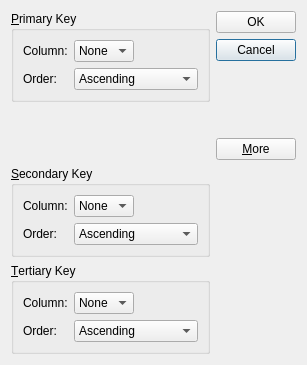
<?xml version="1.0" encoding="UTF-8"?>
<ui version="4.0">
 <class>SortDialog</class>
 <widget class="QDialog" name="SortDialog">
  <property name="geometry">
   <rect>
    <x>0</x>
    <y>0</y>
    <width>307</width>
    <height>365</height>
   </rect>
  </property>
  <property name="windowTitle">
   <string>Sort</string>
  </property>
  <layout class="QGridLayout" name="gridLayout_4">
   <item row="0" column="0">
    <widget class="QGroupBox" name="primaryGroupBox">
     <property name="title">
      <string>&amp;Primary Key</string>
     </property>
     <layout class="QGridLayout" name="gridLayout">
      <item row="0" column="0">
       <widget class="QLabel" name="label">
        <property name="text">
         <string>Column:</string>
        </property>
       </widget>
      </item>
      <item row="0" column="1">
       <widget class="QComboBox" name="primaryColumnCombo">
        <item>
         <property name="text">
          <string>None</string>
         </property>
        </item>
       </widget>
      </item>
      <item row="0" column="2">
       <spacer name="horizontalSpacer">
        <property name="orientation">
         <enum>Qt::Horizontal</enum>
        </property>
        <property name="sizeHint" stdset="0">
         <size>
          <width>79</width>
          <height>20</height>
         </size>
        </property>
       </spacer>
      </item>
      <item row="1" column="0">
       <widget class="QLabel" name="label_2">
        <property name="text">
         <string>Order:</string>
        </property>
       </widget>
      </item>
      <item row="1" column="1" colspan="2">
       <widget class="QComboBox" name="primaryOrderCombo">
        <item>
         <property name="text">
          <string>Ascending</string>
         </property>
        </item>
        <item>
         <property name="text">
          <string>Descending</string>
         </property>
        </item>
       </widget>
      </item>
     </layout>
    </widget>
   </item>
   <item row="0" column="1" rowspan="2">
    <layout class="QVBoxLayout" name="verticalLayout">
     <item>
      <widget class="QPushButton" name="okButton">
       <property name="text">
        <string>OK</string>
       </property>
       <property name="default">
        <bool>true</bool>
       </property>
      </widget>
     </item>
     <item>
      <widget class="QPushButton" name="cancelButton">
       <property name="text">
        <string>Cancel</string>
       </property>
       <property name="default">
        <bool>true</bool>
       </property>
      </widget>
     </item>
     <item>
      <spacer name="verticalSpacer_2">
       <property name="orientation">
        <enum>Qt::Vertical</enum>
       </property>
       <property name="sizeHint" stdset="0">
        <size>
         <width>20</width>
         <height>0</height>
        </size>
       </property>
      </spacer>
     </item>
     <item>
      <widget class="QPushButton" name="moreButton">
       <property name="text">
        <string>&amp;More</string>
       </property>
       <property name="checkable">
        <bool>true</bool>
       </property>
      </widget>
     </item>
    </layout>
   </item>
   <item row="1" column="0">
    <spacer name="verticalSpacer">
     <property name="orientation">
      <enum>Qt::Vertical</enum>
     </property>
     <property name="sizeHint" stdset="0">
      <size>
       <width>20</width>
       <height>89</height>
      </size>
     </property>
    </spacer>
   </item>
   <item row="2" column="0">
    <widget class="QGroupBox" name="secondaryGroupBox">
     <property name="title">
      <string>&amp;Secondary Key</string>
     </property>
     <layout class="QGridLayout" name="gridLayout_2">
      <item row="0" column="0">
       <widget class="QLabel" name="label_3">
        <property name="text">
         <string>Column:</string>
        </property>
       </widget>
      </item>
      <item row="0" column="1">
       <widget class="QComboBox" name="secondaryColumnCombo">
        <item>
         <property name="text">
          <string>None</string>
         </property>
        </item>
       </widget>
      </item>
      <item row="0" column="2">
       <spacer name="horizontalSpacer_2">
        <property name="orientation">
         <enum>Qt::Horizontal</enum>
        </property>
        <property name="sizeHint" stdset="0">
         <size>
          <width>40</width>
          <height>20</height>
         </size>
        </property>
       </spacer>
      </item>
      <item row="1" column="0">
       <widget class="QLabel" name="label_4">
        <property name="text">
         <string>Order:</string>
        </property>
       </widget>
      </item>
      <item row="1" column="1" colspan="2">
       <widget class="QComboBox" name="secondaryOrderCombo">
        <item>
         <property name="text">
          <string>Ascending</string>
         </property>
        </item>
        <item>
         <property name="text">
          <string>Descending</string>
         </property>
        </item>
       </widget>
      </item>
     </layout>
    </widget>
   </item>
   <item row="3" column="0">
    <widget class="QGroupBox" name="tertiaryGroupBox">
     <property name="title">
      <string>&amp;Tertiary Key</string>
     </property>
     <layout class="QGridLayout" name="gridLayout_3">
      <item row="0" column="0">
       <widget class="QLabel" name="label_5">
        <property name="text">
         <string>Column:</string>
        </property>
       </widget>
      </item>
      <item row="0" column="1">
       <widget class="QComboBox" name="tertiaryColumnCombo">
        <item>
         <property name="text">
          <string>None</string>
         </property>
        </item>
       </widget>
      </item>
      <item row="0" column="2">
       <spacer name="horizontalSpacer_3">
        <property name="orientation">
         <enum>Qt::Horizontal</enum>
        </property>
        <property name="sizeHint" stdset="0">
         <size>
          <width>40</width>
          <height>20</height>
         </size>
        </property>
       </spacer>
      </item>
      <item row="1" column="0">
       <widget class="QLabel" name="label_6">
        <property name="text">
         <string>Order:</string>
        </property>
       </widget>
      </item>
      <item row="1" column="1" colspan="2">
       <widget class="QComboBox" name="tertiaryOrderCombo">
        <item>
         <property name="text">
          <string>Ascending</string>
         </property>
        </item>
        <item>
         <property name="text">
          <string>Descending</string>
         </property>
        </item>
       </widget>
      </item>
     </layout>
    </widget>
   </item>
  </layout>
 </widget>
 <tabstops>
  <tabstop>primaryColumnCombo</tabstop>
  <tabstop>primaryOrderCombo</tabstop>
  <tabstop>secondaryColumnCombo</tabstop>
  <tabstop>secondaryOrderCombo</tabstop>
  <tabstop>tertiaryColumnCombo</tabstop>
  <tabstop>tertiaryOrderCombo</tabstop>
  <tabstop>okButton</tabstop>
  <tabstop>cancelButton</tabstop>
  <tabstop>moreButton</tabstop>
 </tabstops>
 <resources/>
 <connections>
  <connection>
   <sender>okButton</sender>
   <signal>clicked()</signal>
   <receiver>SortDialog</receiver>
   <slot>accept()</slot>
   <hints>
    <hint type="sourcelabel">
     <x>265</x>
     <y>29</y>
    </hint>
    <hint type="destinationlabel">
     <x>137</x>
     <y>123</y>
    </hint>
   </hints>
  </connection>
  <connection>
   <sender>cancelButton</sender>
   <signal>clicked()</signal>
   <receiver>SortDialog</receiver>
   <slot>reject()</slot>
   <hints>
    <hint type="sourcelabel">
     <x>274</x>
     <y>55</y>
    </hint>
    <hint type="destinationlabel">
     <x>167</x>
     <y>144</y>
    </hint>
   </hints>
  </connection>
  <connection>
   <sender>moreButton</sender>
   <signal>toggled(bool)</signal>
   <receiver>secondaryGroupBox</receiver>
   <slot>setVisible(bool)</slot>
   <hints>
    <hint type="sourcelabel">
     <x>288</x>
     <y>179</y>
    </hint>
    <hint type="destinationlabel">
     <x>205</x>
     <y>232</y>
    </hint>
   </hints>
  </connection>
  <connection>
   <sender>moreButton</sender>
   <signal>toggled(bool)</signal>
   <receiver>tertiaryGroupBox</receiver>
   <slot>setVisible(bool)</slot>
   <hints>
    <hint type="sourcelabel">
     <x>258</x>
     <y>179</y>
    </hint>
    <hint type="destinationlabel">
     <x>205</x>
     <y>315</y>
    </hint>
   </hints>
  </connection>
 </connections>
</ui>
